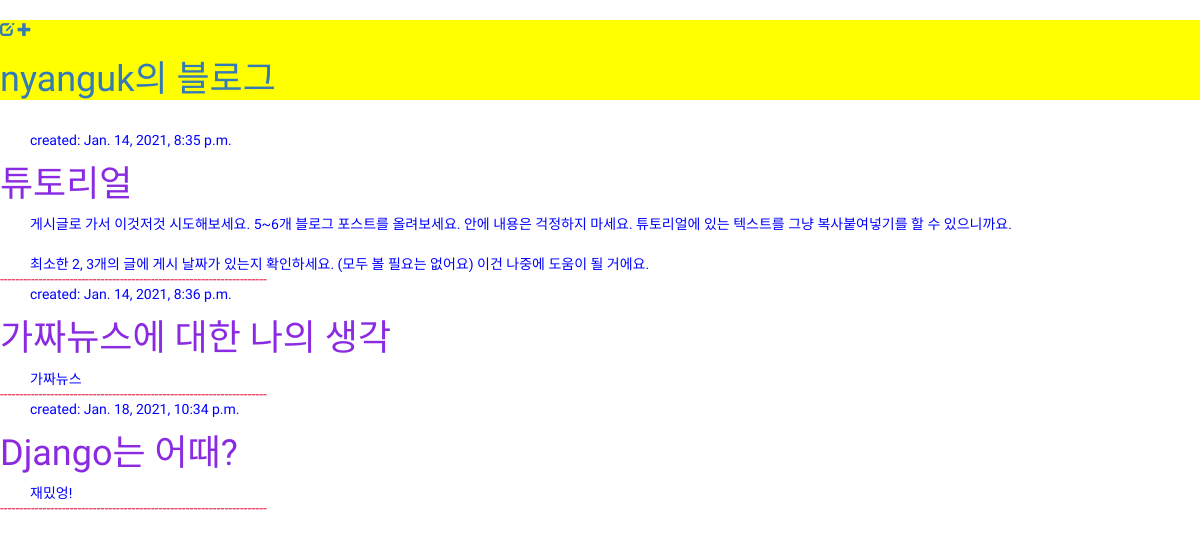
/, run on an earlier commit of the app's database.
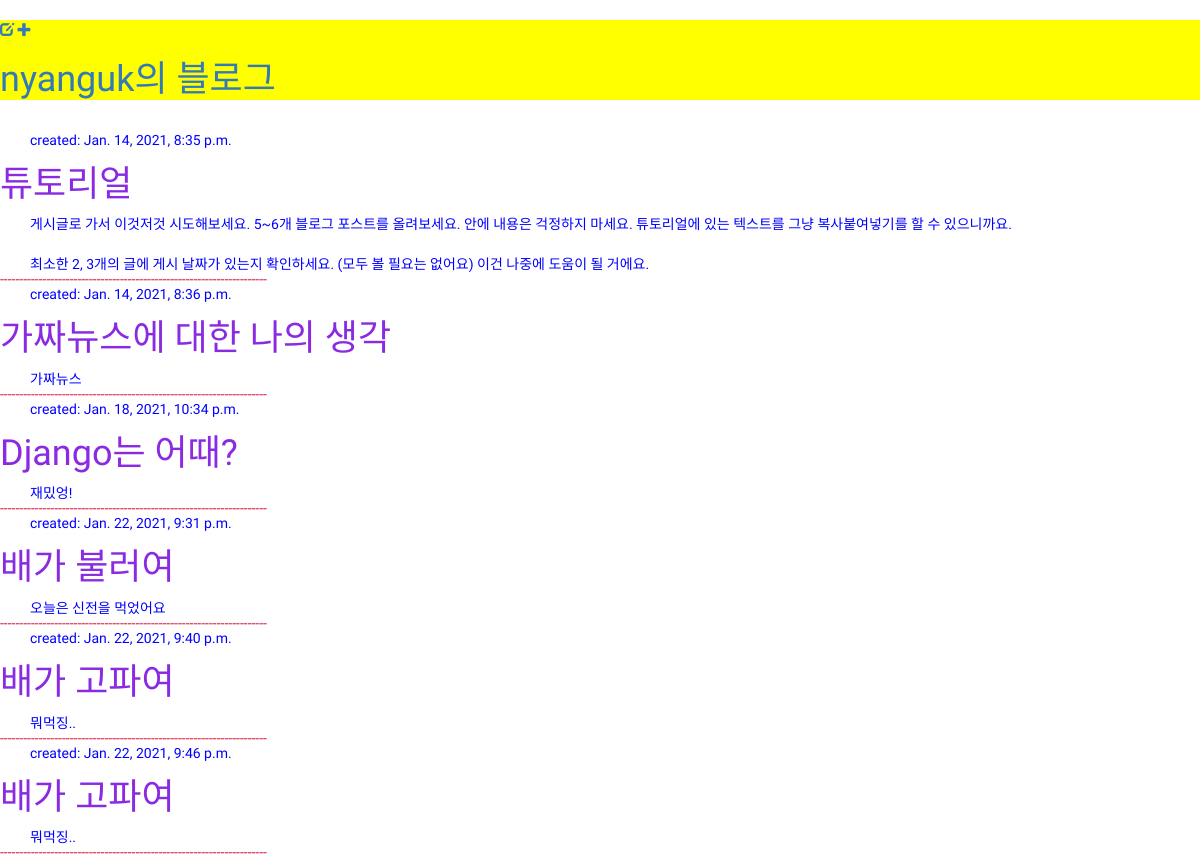
And on a later commit of the database.
### blog/models.py (models this page shows, shortened)
class Post(models.Model):
    author = models.ForeignKey(settings.AUTH_USER_MODEL, on_delete=models.CASCADE)
    title = models.CharField(max_length=200)
    text = models.TextField()
    created_date = models.DateTimeField(
            default=timezone.now)
    published_date = models.DateTimeField(
            blank=True, null=True)

### blog/views.py (the view)
# urls.py: path(r'', views.post_list, name='post_list'),
def post_list(request):
    return render(request, 'blog/post_list.html', {'posts':posts})

### blog/templates/blog/post_list.html
{% extends 'blog/base.html' %}
{% block content %}
    {% for post in posts %}
        <div>
            <p>created: {{ post.created_date }}</p>
            <h1><a href="{% url 'post_detail' pk=post.pk %}">{{ post.title }}</a></h1>
            <p>{{ post.text|linebreaksbr }}</p>
            <div class="line">
                <p>---------------------------------------------------------------------</p>
            </div>
        </div>
    {% endfor %}
{% endblock %}

What changed in the data, as far as the page shows it:
added Post: created_date "Jan. 22, 2021, 9:31 p.m.", title "배가 불러여", text "오늘은 신전을 먹었어요"
added Post: created_date "Jan. 22, 2021, 9:40 p.m.", title "배가 고파여", text "뭐먹징.."
added Post: created_date "Jan. 22, 2021, 9:46 p.m.", title "배가 고파여", text "뭐먹징.."
